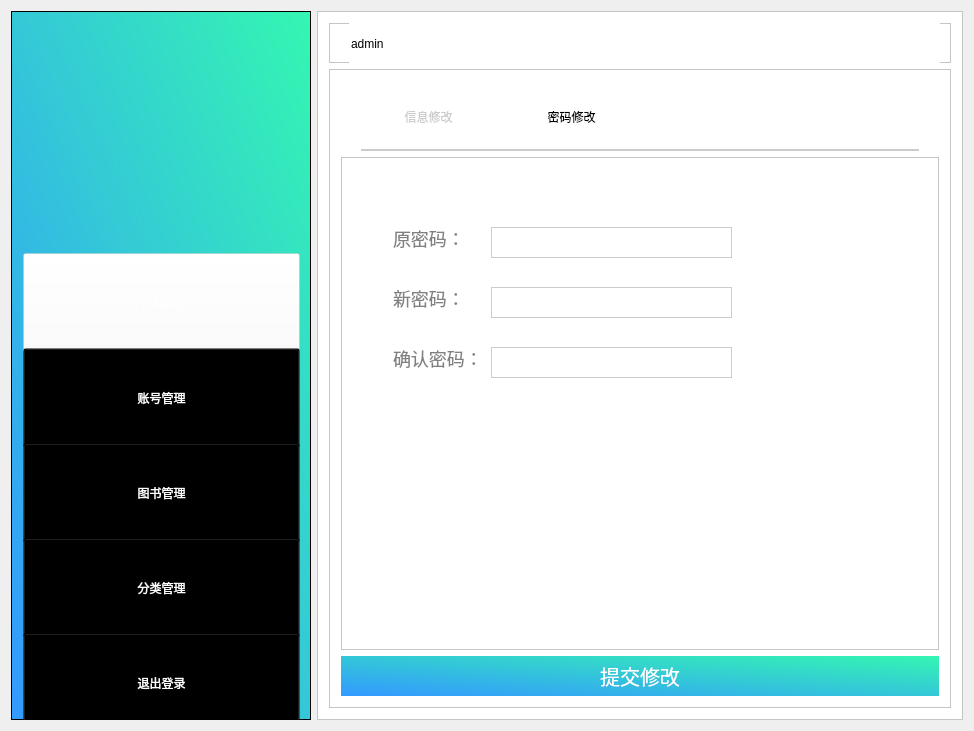
<?xml version="1.0" encoding="UTF-8"?>
<ui version="4.0">
 <class>admin_updatepassword</class>
 <widget class="QWidget" name="admin_updatepassword">
  <property name="geometry">
   <rect>
    <x>0</x>
    <y>0</y>
    <width>974</width>
    <height>731</height>
   </rect>
  </property>
  <property name="windowTitle">
   <string>admin_updatepassword</string>
  </property>
  <layout class="QHBoxLayout" name="horizontalLayout">
   <item>
    <widget class="QFrame" name="frame">
     <property name="sizePolicy">
      <sizepolicy hsizetype="Fixed" vsizetype="Expanding">
       <horstretch>0</horstretch>
       <verstretch>0</verstretch>
      </sizepolicy>
     </property>
     <property name="minimumSize">
      <size>
       <width>300</width>
       <height>700</height>
      </size>
     </property>
     <property name="styleSheet">
      <string notr="true">
background-color: qlineargradient(spread:pad, x1:0, y1:1, x2:1, y2:0, stop:0 rgba(51, 153, 255,1), stop:1 rgba(52, 246, 177,1));</string>
     </property>
     <property name="frameShape">
      <enum>QFrame::StyledPanel</enum>
     </property>
     <property name="frameShadow">
      <enum>QFrame::Raised</enum>
     </property>
     <widget class="QFrame" name="frame_2">
      <property name="geometry">
       <rect>
        <x>70</x>
        <y>30</y>
        <width>171</width>
        <height>176</height>
       </rect>
      </property>
      <property name="minimumSize">
       <size>
        <width>0</width>
        <height>0</height>
       </size>
      </property>
      <property name="baseSize">
       <size>
        <width>0</width>
        <height>100</height>
       </size>
      </property>
      <property name="styleSheet">
       <string notr="true">image: url(:/Library/images/logo2.png);
background:transparent;</string>
      </property>
      <property name="frameShape">
       <enum>QFrame::StyledPanel</enum>
      </property>
      <property name="frameShadow">
       <enum>QFrame::Raised</enum>
      </property>
     </widget>
     <widget class="QFrame" name="frame_8">
      <property name="geometry">
       <rect>
        <x>0</x>
        <y>230</y>
        <width>301</width>
        <height>491</height>
       </rect>
      </property>
      <property name="styleSheet">
       <string notr="true">background:transparent;</string>
      </property>
      <property name="frameShape">
       <enum>QFrame::StyledPanel</enum>
      </property>
      <property name="frameShadow">
       <enum>QFrame::Raised</enum>
      </property>
      <layout class="QVBoxLayout" name="verticalLayout_6">
       <item>
        <layout class="QVBoxLayout" name="verticalLayout">
         <property name="spacing">
          <number>7</number>
         </property>
         <property name="sizeConstraint">
          <enum>QLayout::SetDefaultConstraint</enum>
         </property>
         <item>
          <widget class="QPushButton" name="btnPersonal">
           <property name="minimumSize">
            <size>
             <width>0</width>
             <height>100</height>
            </size>
           </property>
           <property name="styleSheet">
            <string notr="true">font: 12pt &quot;微软雅黑&quot;;
color:white;
background:transparent;
background-color:rgba(255,255,255,0.4);
cursor:pointer;</string>
           </property>
           <property name="text">
            <string>个人中心</string>
           </property>
          </widget>
         </item>
         <item>
          <widget class="QPushButton" name="btnSearchuser">
           <property name="minimumSize">
            <size>
             <width>0</width>
             <height>100</height>
            </size>
           </property>
           <property name="styleSheet">
            <string notr="true">font: 12pt &quot;微软雅黑&quot;;
color:white;
background:transparent;
cursor:pointer;</string>
           </property>
           <property name="text">
            <string>账号管理</string>
           </property>
          </widget>
         </item>
         <item>
          <widget class="QPushButton" name="btnSearchbook">
           <property name="minimumSize">
            <size>
             <width>0</width>
             <height>100</height>
            </size>
           </property>
           <property name="styleSheet">
            <string notr="true">font: 12pt &quot;微软雅黑&quot;;
color:white;
background:transparent;
cursor:pointer;</string>
           </property>
           <property name="text">
            <string>图书管理</string>
           </property>
          </widget>
         </item>
         <item>
          <widget class="QPushButton" name="btnClassify">
           <property name="minimumSize">
            <size>
             <width>0</width>
             <height>100</height>
            </size>
           </property>
           <property name="styleSheet">
            <string notr="true">font: 12pt &quot;微软雅黑&quot;;
color:white;
background:transparent;
cursor:pointer;</string>
           </property>
           <property name="text">
            <string>分类管理</string>
           </property>
          </widget>
         </item>
         <item>
          <widget class="QPushButton" name="btnLogout">
           <property name="minimumSize">
            <size>
             <width>0</width>
             <height>100</height>
            </size>
           </property>
           <property name="styleSheet">
            <string notr="true">font: 12pt &quot;微软雅黑&quot;;
color:white;
background:transparent;
cursor:pointer;</string>
           </property>
           <property name="text">
            <string>退出登录</string>
           </property>
          </widget>
         </item>
        </layout>
       </item>
      </layout>
     </widget>
    </widget>
   </item>
   <item>
    <widget class="QFrame" name="frame_3">
     <property name="sizePolicy">
      <sizepolicy hsizetype="Expanding" vsizetype="Expanding">
       <horstretch>0</horstretch>
       <verstretch>0</verstretch>
      </sizepolicy>
     </property>
     <property name="styleSheet">
      <string notr="true">background:white;</string>
     </property>
     <property name="frameShape">
      <enum>QFrame::StyledPanel</enum>
     </property>
     <property name="frameShadow">
      <enum>QFrame::Raised</enum>
     </property>
     <layout class="QVBoxLayout" name="verticalLayout_3">
      <item>
       <widget class="QFrame" name="frame_4">
        <property name="sizePolicy">
         <sizepolicy hsizetype="Expanding" vsizetype="Fixed">
          <horstretch>0</horstretch>
          <verstretch>80</verstretch>
         </sizepolicy>
        </property>
        <property name="minimumSize">
         <size>
          <width>0</width>
          <height>30</height>
         </size>
        </property>
        <property name="maximumSize">
         <size>
          <width>16777215</width>
          <height>40</height>
         </size>
        </property>
        <property name="frameShape">
         <enum>QFrame::StyledPanel</enum>
        </property>
        <property name="frameShadow">
         <enum>QFrame::Raised</enum>
        </property>
        <widget class="QLineEdit" name="etSname">
         <property name="geometry">
          <rect>
           <x>20</x>
           <y>0</y>
           <width>591</width>
           <height>41</height>
          </rect>
         </property>
         <property name="sizePolicy">
          <sizepolicy hsizetype="Fixed" vsizetype="Fixed">
           <horstretch>0</horstretch>
           <verstretch>0</verstretch>
          </sizepolicy>
         </property>
         <property name="styleSheet">
          <string notr="true">font: 14pt &quot;微软雅黑&quot;;
border-width:0;
border-style:outset;</string>
         </property>
         <property name="text">
          <string>admin</string>
         </property>
        </widget>
       </widget>
      </item>
      <item>
       <widget class="QFrame" name="frame_5">
        <property name="styleSheet">
         <string notr="true">background:white;</string>
        </property>
        <property name="frameShape">
         <enum>QFrame::StyledPanel</enum>
        </property>
        <property name="frameShadow">
         <enum>QFrame::Raised</enum>
        </property>
        <layout class="QVBoxLayout" name="verticalLayout_4">
         <item>
          <widget class="QFrame" name="frame_6">
           <property name="sizePolicy">
            <sizepolicy hsizetype="Preferred" vsizetype="Maximum">
             <horstretch>0</horstretch>
             <verstretch>0</verstretch>
            </sizepolicy>
           </property>
           <property name="maximumSize">
            <size>
             <width>16777215</width>
             <height>70</height>
            </size>
           </property>
           <property name="styleSheet">
            <string notr="true">border:2px solid #cccccc;
font: 14pt &quot;微软雅黑&quot;;
border-top:0;
border-left:0;
border-right:0;
margin-left:20px;
margin-right:20px;</string>
           </property>
           <property name="frameShape">
            <enum>QFrame::StyledPanel</enum>
           </property>
           <property name="frameShadow">
            <enum>QFrame::Raised</enum>
           </property>
           <widget class="QPushButton" name="pushButton_6">
            <property name="geometry">
             <rect>
              <x>22</x>
              <y>10</y>
              <width>131</width>
              <height>51</height>
             </rect>
            </property>
            <property name="styleSheet">
             <string notr="true">border:none;
color:#CCCCCC;</string>
            </property>
            <property name="text">
             <string>信息修改</string>
            </property>
           </widget>
           <widget class="QPushButton" name="pushButton_7">
            <property name="geometry">
             <rect>
              <x>160</x>
              <y>10</y>
              <width>141</width>
              <height>51</height>
             </rect>
            </property>
            <property name="styleSheet">
             <string notr="true">border:none;
font-family:&quot;微软雅黑&quot;;</string>
            </property>
            <property name="text">
             <string>密码修改</string>
            </property>
           </widget>
          </widget>
         </item>
         <item>
          <widget class="QFrame" name="frame_7">
           <property name="frameShape">
            <enum>QFrame::StyledPanel</enum>
           </property>
           <property name="frameShadow">
            <enum>QFrame::Raised</enum>
           </property>
           <widget class="QLineEdit" name="lineEdit">
            <property name="geometry">
             <rect>
              <x>50</x>
              <y>70</y>
              <width>81</width>
              <height>31</height>
             </rect>
            </property>
            <property name="styleSheet">
             <string notr="true">color:#808080;
border:none;
font-size:18px;
font-family:&quot;微软雅黑&quot;;
text-align:left;</string>
            </property>
            <property name="text">
             <string>原密码：</string>
            </property>
           </widget>
           <widget class="QLineEdit" name="lineEdit_13">
            <property name="geometry">
             <rect>
              <x>50</x>
              <y>130</y>
              <width>81</width>
              <height>31</height>
             </rect>
            </property>
            <property name="styleSheet">
             <string notr="true">color:#808080;
border:none;
font-size:18px;
font-family:&quot;微软雅黑&quot;;
text-align:left;</string>
            </property>
            <property name="text">
             <string>新密码：</string>
            </property>
           </widget>
           <widget class="QLineEdit" name="lineEdit_14">
            <property name="geometry">
             <rect>
              <x>50</x>
              <y>190</y>
              <width>101</width>
              <height>31</height>
             </rect>
            </property>
            <property name="styleSheet">
             <string notr="true">color:#808080;
border:none;
font-size:18px;
font-family:&quot;微软雅黑&quot;;
text-align:left;</string>
            </property>
            <property name="text">
             <string>确认密码：</string>
            </property>
           </widget>
           <widget class="QLineEdit" name="etPassword">
            <property name="geometry">
             <rect>
              <x>150</x>
              <y>70</y>
              <width>241</width>
              <height>31</height>
             </rect>
            </property>
            <property name="styleSheet">
             <string notr="true">border:1px solid #cccccc;
font-size:18px;
font-family:&quot;微软雅黑&quot;;
text-align:left;</string>
            </property>
            <property name="text">
             <string/>
            </property>
           </widget>
           <widget class="QLineEdit" name="etNewpassword_2">
            <property name="geometry">
             <rect>
              <x>150</x>
              <y>190</y>
              <width>241</width>
              <height>31</height>
             </rect>
            </property>
            <property name="styleSheet">
             <string notr="true">color:#808080;
border:1px solid #cccccc;
font-size:18px;
font-family:&quot;微软雅黑&quot;;
text-align:left;</string>
            </property>
           </widget>
           <widget class="QLineEdit" name="etNewpassword">
            <property name="geometry">
             <rect>
              <x>150</x>
              <y>130</y>
              <width>241</width>
              <height>31</height>
             </rect>
            </property>
            <property name="styleSheet">
             <string notr="true">border:1px solid #cccccc;
font-size:18px;
font-family:&quot;微软雅黑&quot;;
text-align:left;</string>
            </property>
            <property name="text">
             <string/>
            </property>
           </widget>
          </widget>
         </item>
         <item>
          <widget class="QPushButton" name="btnSubmit">
           <property name="sizePolicy">
            <sizepolicy hsizetype="Expanding" vsizetype="Fixed">
             <horstretch>0</horstretch>
             <verstretch>0</verstretch>
            </sizepolicy>
           </property>
           <property name="styleSheet">
            <string notr="true">color:white;
border:none;
font-size:20px;
font-family:&quot;微软雅黑&quot;;
background-color: qlineargradient(spread:pad, x1:0, y1:1, x2:1, y2:0, stop:0 rgba(51, 153, 255,1), stop:1 rgba(52, 246, 177,1));
padding-top:5;
padding-bottom:5;</string>
           </property>
           <property name="text">
            <string>提交修改</string>
           </property>
          </widget>
         </item>
        </layout>
       </widget>
      </item>
     </layout>
    </widget>
   </item>
  </layout>
 </widget>
 <layoutdefault spacing="6" margin="11"/>
 <resources>
  <include location="library.qrc"/>
 </resources>
 <connections/>
</ui>
